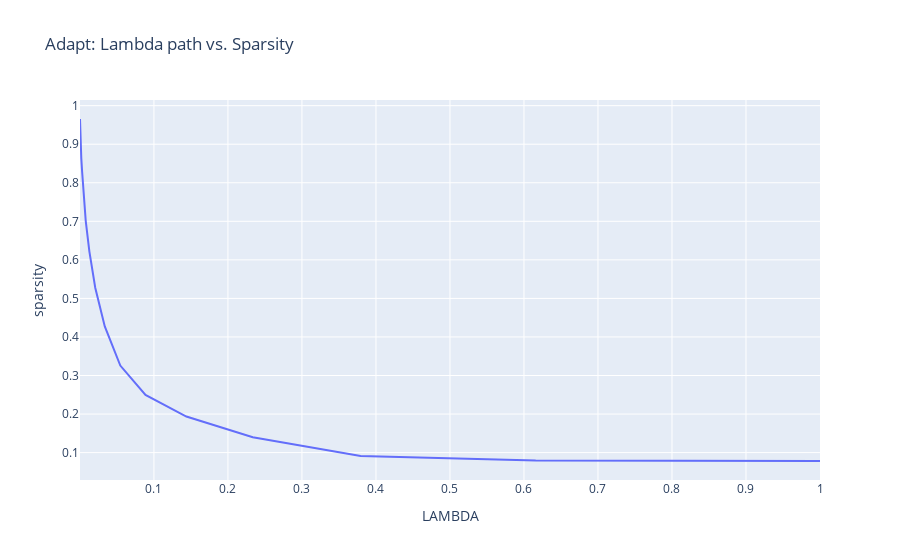

This figure's notebook cell:
### Code cell
x = P_SGL_adapt.modelselect_stats['SP'][:, 0]
y = P_SGL_adapt.modelselect_stats['LAMBDA'][:, 0]

trace = go.Scatter(x=y.flatten(), y=x.flatten(), mode='lines')
data = [trace]

layout = go.Layout(title='Adapt: Lambda path vs. Sparsity', xaxis_title='LAMBDA', yaxis_title='sparsity')
fig = go.Figure(data=data, layout=layout)
fig.show()

### Figure 1 — Plotly figure (JSON) as saved in the notebook; plotly's stock layout.template omitted (floating-point values rounded to 4 significant figures)
{"data": [{"mode": "lines", "type": "scatter", "x": [1, 0.6158, 0.3793, 0.2336, 0.1438, 0.08859, 0.05456, 0.0336, 0.02069, 0.01274, 0.007848, 0.004833, 0.002976, 0.001833, 0.001129, 0.0006952, 0.0004281, 0.0002637, 0.0001624, 0.0001], "y": [0.07824, 0.07961, 0.09118, 0.1397, 0.1935, 0.2496, 0.3259, 0.4273, 0.5277, 0.6222, 0.7012, 0.769, 0.8285, 0.8639, 0.8944, 0.9136, 0.9322, 0.9448, 0.9526, 0.9654]}], "layout": {"autosize": true, "title": {"text": "Adapt: Lambda path vs. Sparsity"}, "xaxis": {"autorange": true, "range": [0.0001, 1], "title": {"text": "LAMBDA"}, "type": "linear"}, "yaxis": {"autorange": true, "range": [0.02895, 1.015], "title": {"text": "sparsity"}, "type": "linear"}}}
